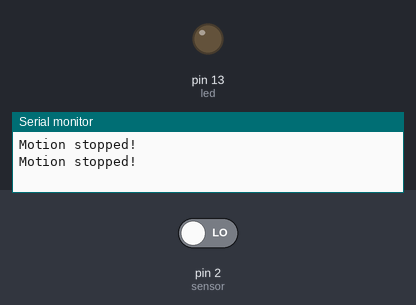
A sketch run on a simulated Arduino Uno, built with avr-gcc and run on an emulated ATmega328P. On the bench: output pins drawn as LEDs (lit = HIGH), the last lines printed to the serial monitor. The inputs (shaded band) are chosen by the test bench; at power-on: pin 2 (sensor) LOW.

Above: at 2.8 s.
2.9 s: pin 2 (sensor) driven HIGH
At 3.9 s:
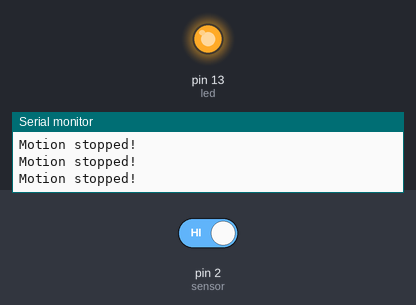
4.5 s: pin 2 (sensor) driven LOW
At 5.5 s:
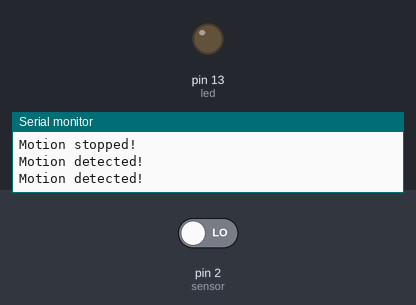
Timing chart, 0 to 7.5 s (numbered marks = the images above; inputs shaded):
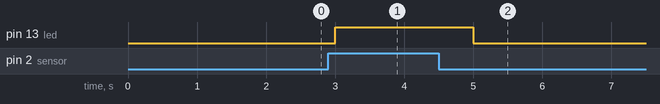

Measured:
- after the input at 2.9 s, pin 13 (led): LOW → HIGH after 0.10 s
- after the input at 4.5 s, pin 13 (led): HIGH → LOW after 0.50 s

The sketch:

pir_motion_sensor.ino
```cpp
int led = 13;
int sensor = 2;
int val = 0;

void setup() {
    pinMode(led, OUTPUT);
    pinMode(sensor, INPUT);
    Serial.begin(9600);
}

void loop() {
    val = digitalRead(sensor);

    if (val == HIGH) {
        digitalWrite(led, HIGH);
        delay(1000);
        Serial.println("Motion detected!");
    }
    else {
        digitalWrite(led, LOW);
        delay(1000);
        Serial.println("Motion stopped!");
    }
}
```
